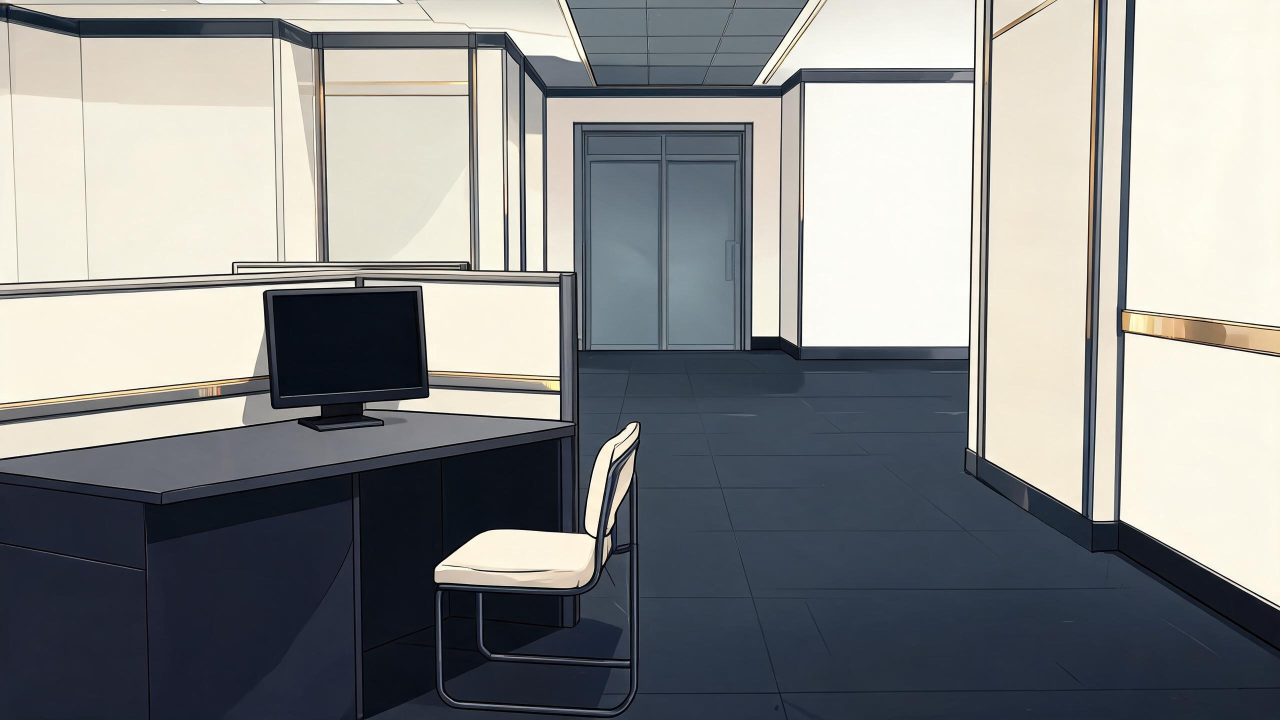
#> input picture art/staging/opening/axiom-opening-office-master-v1-m2.jpeg, 2560 x 1440 px (shown at 1/2 size)
$ python build-m2-review.py
#> lines starting #> are read from the running program, lines starting #| are printed output that depends on the picture
"""Create deterministic, review-only derivatives for the M2 office master."""
from pathlib import Path
from PIL import Image, ImageDraw, ImageFont

OUT = Path(__file__).resolve().parent.parent
M1 = Path(__file__).resolve().parent
MASTER = OUT / 'axiom-opening-office-master-v1-m2.jpeg'
assert MASTER.is_file(), 'Expected the locally recorded M2 master.'
assert (M1 / 'office-geometry.png').is_file(), 'Expected M1 geometry board.'
assert (M1 / 'camera-anchors.png').is_file(), 'Expected M1 camera board.'

FONT = Path('C:/Windows/Fonts/segoeui.ttf')
BOLD = Path('C:/Windows/Fonts/segoeuib.ttf')
def font(size, bold=False):
    return ImageFont.truetype(str(BOLD if bold else FONT), size)
def fit(image, box):
    result = image.copy(); result.thumbnail(box, Image.Resampling.LANCZOS); return result
def text(draw, point, value, size=30, color='#e6edf1', bold=False):
    draw.text(point, value, font=font(size, bold), fill=color)

master = Image.open(MASTER).convert('RGB')
#> master is the input picture: PIL image 2560x1440 RGB; mean R, G, B 139.1, 140.5, 140.1
assert master.size == (2560, 1440), master.size
# B remains a review proposal from the same M2 pixels, not a new camera or a production asset.
bounds_b = (88, 530, 1504, 1326)
crop_b = master.crop(bounds_b)
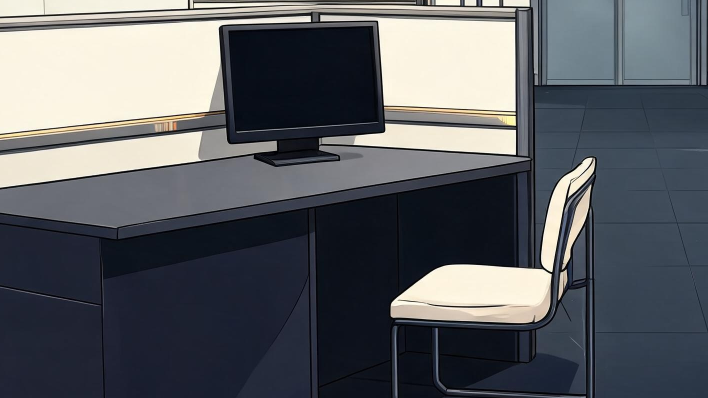
#> crop_b: PIL image 1416x796 RGB (shown at 1/2 size); mean R, G, B 91.8, 94.7, 99.4
crop_b.save(OUT / 'axiom-opening-office-master-v1-m2-anchor-b-proposed.jpeg', quality=95, subsampling=0)

canvas = Image.new('RGB', (2560, 2240), '#101923')
draw = ImageDraw.Draw(canvas)
text(draw, (56, 38), 'EVE / AXIOM OFFICE M2 REVIEW BOARD', 46, bold=True)
text(draw, (56, 98), 'STAGING REVIEW ONLY — generated plate is not promoted or runtime-bound', 28, '#edc775')

master_panel = fit(master, (1440, 810))
canvas.paste(master_panel, (56, 165))
scale_x = master_panel.width / master.width; scale_y = master_panel.height / master.height
#> after `scale_x = master_panel.width / master.width`: scale_x = 0.562
#> after `scale_y = master_panel.height / master.height`: scale_y = 0.562
rect = tuple(int(v * factor) for v, factor in zip(bounds_b, (scale_x, scale_y, scale_x, scale_y)))
#> rect = (49, 298, 846, 745)
draw.rectangle((56 + rect[0], 165 + rect[1], 56 + rect[2], 165 + rect[3]), outline='#edc775', width=7)
text(draw, (56, 1000), 'M2 master / Anchor A source — primary desk-wide candidate', 26, '#e6edf1', True)
text(draw, (56, 1040), 'Gold rectangle: proposed B source crop. The crop does not cure missing spatial proof.', 23, '#a6bdc9')

geometry = fit(Image.open(M1 / 'office-geometry.png').convert('RGB'), (880, 605))
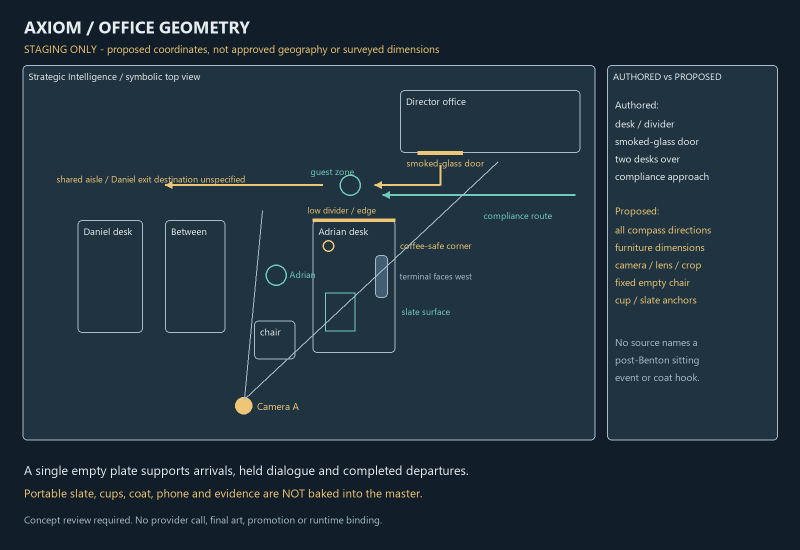
#> input picture art/staging/opening/axiom-office-m1/office-geometry.png, 1600 x 1100 px (shown at 1/2 size)
#> in fit, result is the input picture: PIL image 1600x1100 RGB; mean R, G, B 32.6, 48.7, 59.9
camera = fit(Image.open(M1 / 'camera-anchors.png').convert('RGB'), (880, 605))
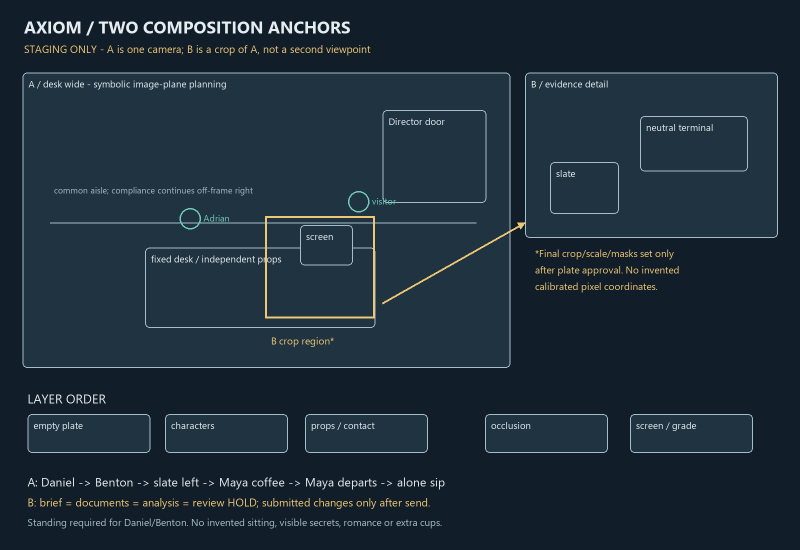
#> input picture art/staging/opening/axiom-office-m1/camera-anchors.png, 1600 x 1100 px (shown at 1/2 size)
#> in fit, result is the input picture: PIL image 1600x1100 RGB; mean R, G, B 30, 45, 56.1
canvas.paste(geometry, (1565, 165)); canvas.paste(camera, (1565, 800))
#> after `canvas.paste(camera, (1565, 800))`:
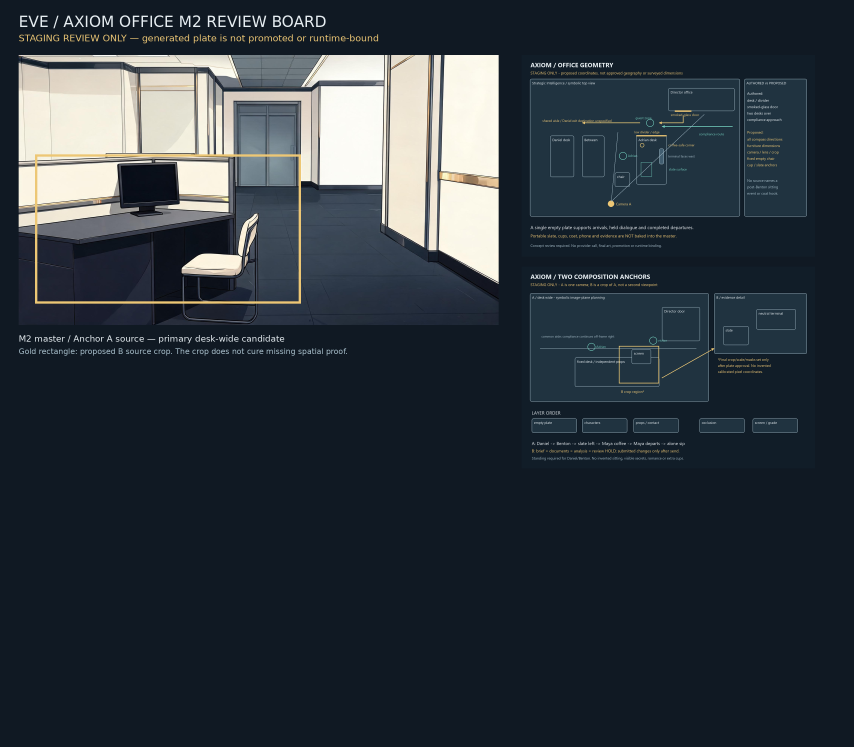
#> canvas: PIL image 2560x2240 RGB (shown at 1/3 size); mean R, G, B 45.1, 53.6, 61.4
text(draw, (1565, 790), 'M1 symbolic geometry authority', 25, '#edc775', True)
text(draw, (1565, 1428), 'M1 camera-anchor authority', 25, '#edc775', True)

review_crop = fit(crop_b, (1160, 652))
#> call 4 of fit, with box = (1160, 652)
#> in fit (call 4), `result.thumbnail(box, Image.Resampling.LANCZOS)`:
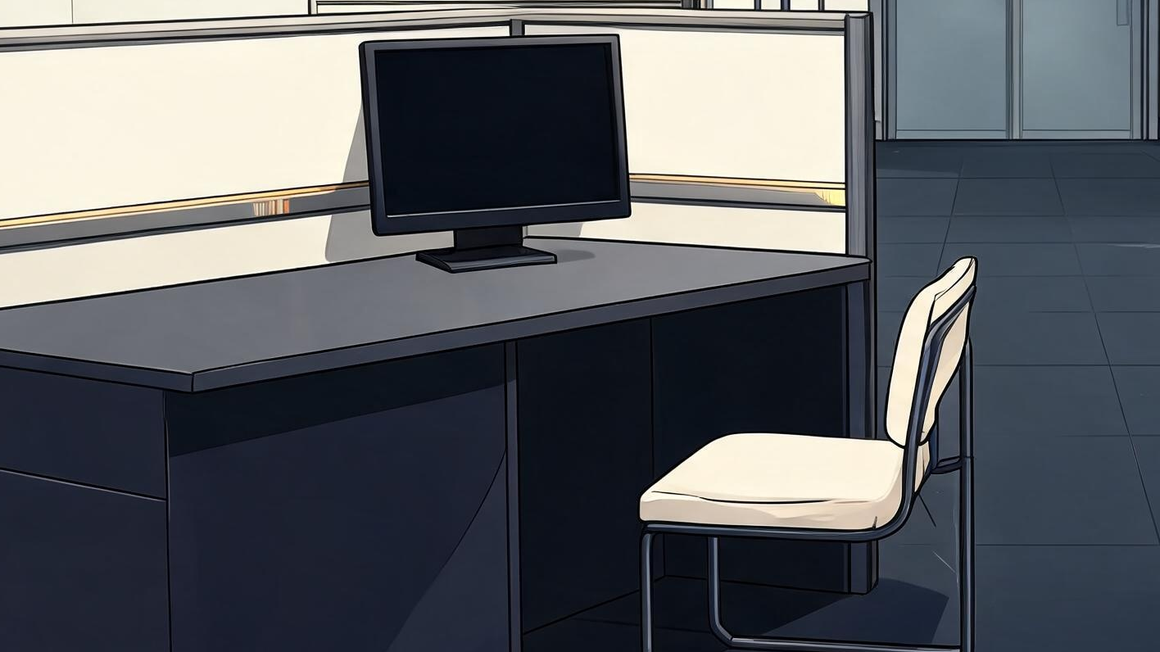
#> result: PIL image 1160x652 RGB; mean R, G, B 91.8, 94.7, 99.4
canvas.paste(review_crop, (56, 1195))
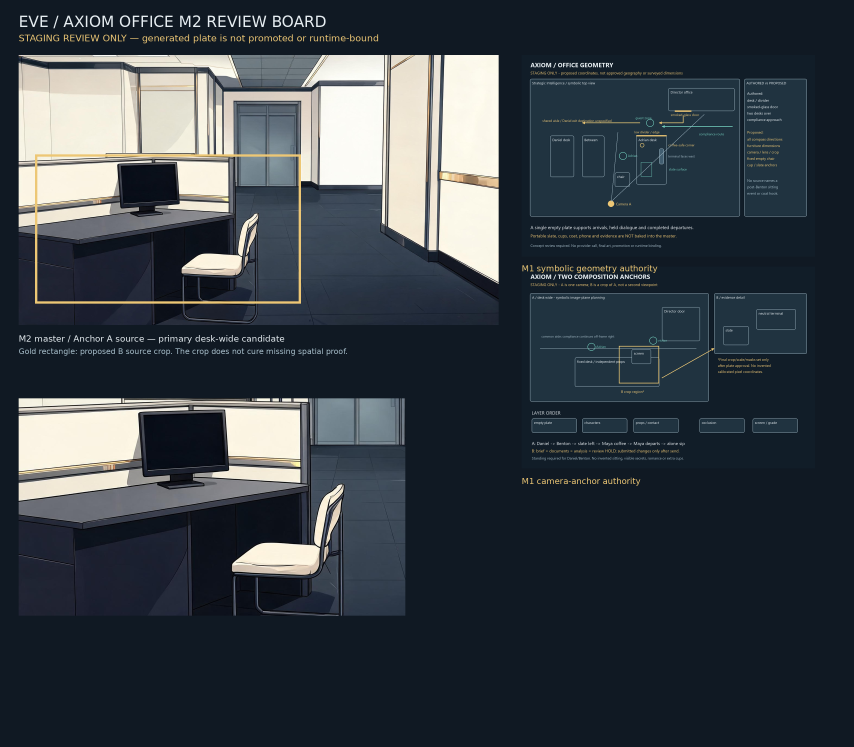
#> canvas: PIL image 2560x2240 RGB (shown at 1/3 size); mean R, G, B 55.3, 62.9, 69.9
text(draw, (56, 1870), 'Anchor B proposed crop — same pixels, desk/terminal region', 26, '#e6edf1', True)
text(draw, (56, 1910), 'Review finding: chair occlusion and limited shared evidence surface make B weak.', 23, '#ffba80')

right_x = 1260
text(draw, (right_x, 1545), 'Sightline / geometry review', 33, '#edc775', True)
lines = [
    ('A: desk / divider / terminal are present.', '#71cbbb'),
    ('Director smoked-glass office-door relationship is not legible.', '#ffba80'),
    ('Daniel two-desks-over relationship is not established.', '#ffba80'),
    ('B: proposed crop retains a terminal but lacks a robust shared slate plane.', '#ffba80'),
    ('No people, cups, slate, files, coat, badge or readable state props baked in.', '#71cbbb'),
    ('Classification: REVISE — do not promote or bind.', '#ff8f8f'),
]
for index, (line, color) in enumerate(lines):
    text(draw, (right_x, 1610 + index * 78), line, 22, color)
text(draw, (right_x, 2105), 'Source: M2 asset 23ab889c… / task 92685118…', 20, '#a6bdc9')
canvas.save(OUT / 'axiom-opening-office-master-v1-m2-review-board.png')
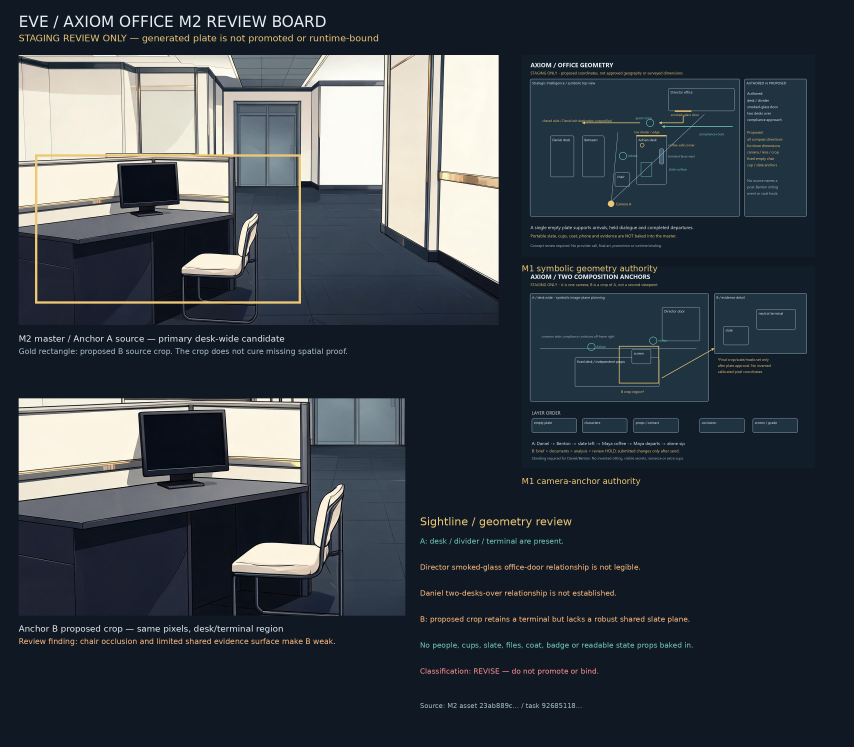
#> saved as axiom-opening-office-master-v1-m2-review-board.png: PIL image 2560x2240 RGB (shown at 1/3 size); mean R, G, B 56.3, 63.8, 70.6
print('Created M2 review-only proposed B crop and comparison board.')
